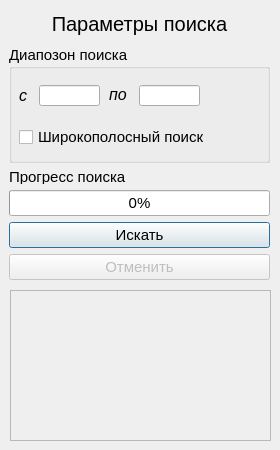
<?xml version="1.0" encoding="UTF-8"?>
<ui version="4.0">
 <class>SearchDeviceWidget</class>
 <widget class="QDialog" name="SearchDeviceWidget">
  <property name="geometry">
   <rect>
    <x>0</x>
    <y>0</y>
    <width>280</width>
    <height>450</height>
   </rect>
  </property>
  <property name="minimumSize">
   <size>
    <width>280</width>
    <height>450</height>
   </size>
  </property>
  <property name="font">
   <font>
    <pointsize>11</pointsize>
   </font>
  </property>
  <property name="windowTitle">
   <string>Поиск устройства</string>
  </property>
  <property name="modal">
   <bool>true</bool>
  </property>
  <widget class="QWidget" name="verticalLayoutWidget">
   <property name="geometry">
    <rect>
     <x>9</x>
     <y>9</y>
     <width>261</width>
     <height>271</height>
    </rect>
   </property>
   <layout class="QVBoxLayout" name="verticalLayout">
    <item>
     <widget class="QLabel" name="label">
      <property name="maximumSize">
       <size>
        <width>16777215</width>
        <height>30</height>
       </size>
      </property>
      <property name="font">
       <font>
        <pointsize>15</pointsize>
       </font>
      </property>
      <property name="layoutDirection">
       <enum>Qt::LeftToRight</enum>
      </property>
      <property name="text">
       <string>Параметры поиска</string>
      </property>
      <property name="alignment">
       <set>Qt::AlignCenter</set>
      </property>
     </widget>
    </item>
    <item>
     <widget class="QGroupBox" name="groupBox">
      <property name="maximumSize">
       <size>
        <width>16777215</width>
        <height>120</height>
       </size>
      </property>
      <property name="title">
       <string>Диапозон поиска</string>
      </property>
      <property name="checkable">
       <bool>false</bool>
      </property>
      <widget class="QLineEdit" name="IntervalFrom">
       <property name="geometry">
        <rect>
         <x>30</x>
         <y>40</y>
         <width>61</width>
         <height>21</height>
        </rect>
       </property>
      </widget>
      <widget class="QLineEdit" name="IntervalTo">
       <property name="geometry">
        <rect>
         <x>130</x>
         <y>40</y>
         <width>61</width>
         <height>21</height>
        </rect>
       </property>
      </widget>
      <widget class="QLabel" name="label_2">
       <property name="geometry">
        <rect>
         <x>10</x>
         <y>40</y>
         <width>21</width>
         <height>21</height>
        </rect>
       </property>
       <property name="font">
        <font>
         <pointsize>12</pointsize>
         <weight>50</weight>
         <italic>true</italic>
         <bold>false</bold>
        </font>
       </property>
       <property name="text">
        <string>c</string>
       </property>
      </widget>
      <widget class="QLabel" name="label_3">
       <property name="geometry">
        <rect>
         <x>100</x>
         <y>40</y>
         <width>66</width>
         <height>18</height>
        </rect>
       </property>
       <property name="font">
        <font>
         <pointsize>12</pointsize>
         <italic>true</italic>
        </font>
       </property>
       <property name="text">
        <string>по</string>
       </property>
      </widget>
      <widget class="QCheckBox" name="checkBox">
       <property name="geometry">
        <rect>
         <x>10</x>
         <y>80</y>
         <width>211</width>
         <height>24</height>
        </rect>
       </property>
       <property name="text">
        <string>Широкополосный поиск</string>
       </property>
      </widget>
     </widget>
    </item>
    <item>
     <widget class="QLabel" name="label_4">
      <property name="maximumSize">
       <size>
        <width>16777215</width>
        <height>15</height>
       </size>
      </property>
      <property name="text">
       <string>Прогресс поиска</string>
      </property>
     </widget>
    </item>
    <item>
     <widget class="QProgressBar" name="SearchProgressBar">
      <property name="value">
       <number>0</number>
      </property>
     </widget>
    </item>
    <item>
     <widget class="QPushButton" name="SearchDeviceButton">
      <property name="text">
       <string>Искать</string>
      </property>
     </widget>
    </item>
    <item>
     <widget class="QPushButton" name="CancelSearchButton">
      <property name="enabled">
       <bool>false</bool>
      </property>
      <property name="text">
       <string>Отменить</string>
      </property>
     </widget>
    </item>
   </layout>
  </widget>
  <widget class="QScrollArea" name="scrollArea">
   <property name="geometry">
    <rect>
     <x>10</x>
     <y>290</y>
     <width>261</width>
     <height>151</height>
    </rect>
   </property>
   <property name="widgetResizable">
    <bool>true</bool>
   </property>
   <widget class="QWidget" name="scrollAreaWidgetContents">
    <property name="geometry">
     <rect>
      <x>0</x>
      <y>0</y>
      <width>259</width>
      <height>149</height>
     </rect>
    </property>
    <widget class="QWidget" name="widget" native="true">
     <property name="geometry">
      <rect>
       <x>-1</x>
       <y>-1</y>
       <width>261</width>
       <height>151</height>
      </rect>
     </property>
     <widget class="QWidget" name="verticalLayoutWidget_2">
      <property name="geometry">
       <rect>
        <x>-1</x>
        <y>-1</y>
        <width>261</width>
        <height>151</height>
       </rect>
      </property>
      <layout class="QVBoxLayout" name="verticalLayout_2"/>
     </widget>
    </widget>
   </widget>
  </widget>
 </widget>
 <resources/>
 <connections/>
</ui>
